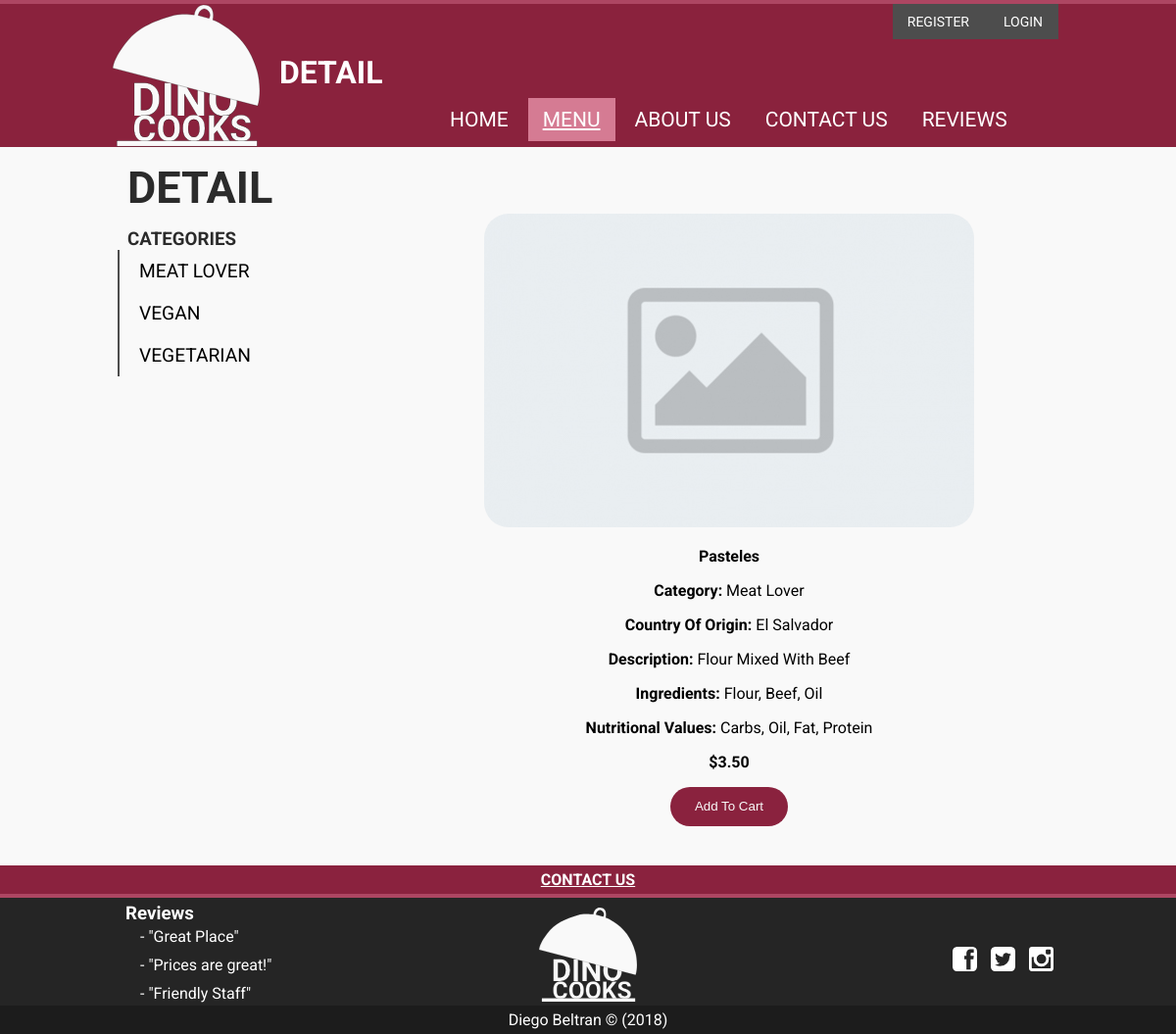
/?page=detail&product_id=3, run on the app's committed database.
### tables this page shows
CREATE TABLE `category` (
  `category_id` int(11) NOT NULL,
  `name` varchar(255) NOT NULL,
  `created_at` datetime NOT NULL DEFAULT current_timestamp()
);

CREATE TABLE `product` (
  `product_id` int(11) NOT NULL,
  `category_id` int(11) DEFAULT NULL,
  `country_of_origin_id` int(11) DEFAULT NULL,
  `product_name` varchar(100) DEFAULT NULL,
  `price` decimal(5,2) DEFAULT NULL,
  `description` mediumtext DEFAULT NULL,
  `more_details` varchar(255) DEFAULT NULL,
  `shipping_availability` tinyint(1) DEFAULT NULL,
  `in_stock` tinyint(1) DEFAULT NULL,
  `re_stock` tinyint(1) DEFAULT NULL,
  `weight` decimal(5,2) DEFAULT NULL,
  `color` varchar(255) DEFAULT NULL,
  `smell` tinyint(1) DEFAULT NULL,
  `image` varchar(255) DEFAULT NULL,
  `calories` int(11) DEFAULT NULL,
  `nutritional_values` varchar(255) DEFAULT NULL,
  `chef` varchar(100) DEFAULT NULL,
  `supplier` varchar(255) DEFAULT NULL,
  `ingredients` varchar(255) DEFAULT NULL,
  `date_made` datetime NOT NULL DEFAULT current_timestamp(),
  `created_at` datetime NOT NULL DEFAULT current_timestamp(),
  `updated_at` datetime DEFAULT NULL
);

CREATE TABLE `country_of_origin` (
  `country_of_origin_id` int(11) NOT NULL,
  `name` varchar(255) NOT NULL,
  `created_at` datetime NOT NULL DEFAULT current_timestamp()
);

### controllers/detail.php (called while the page is built, shortened)
<?php
require APP . '/models/product_model.php';
if(!empty($_GET['product_id'])) {
  $product = getProductDetail($dbh, $_GET['product_id']);
} else {
  header('Location: ?page=services');
}
require APP . '/models/category_model.php';
$categories = getCategories($dbh);
require APP . '/views/detail.php';

### models/category_model.php (called while the page is built, shortened)
<?php
function getCategories($dbh){
  $query = "SELECT
            DISTINCT
            category_id,
            name
            FROM
            category
            JOIN product USING(category_id)
            ORDER BY
            name ASC";
  $stmt = $dbh->prepare($query);
  $stmt->execute();
  return $stmt->fetchAll(PDO::FETCH_ASSOC);
}

### models/product_model.php (called while the page is built, shortened)
<?php
function getProductDetail($dbh, $product_id)
{
  $query = "SELECT
      product.product_id,
      product.product_name,
      category.name AS category,
      country_of_origin.name AS country_of_origin,
      product.price,
      product.description,
      product.more_details,
      product.shipping_availability,
      product.in_stock,
      product.re_stock,
      product.image,
      product.calories,
      product.nutritional_values,
      product.chef,
      product.supplier,
      product.ingredients
  FROM
      product
  JOIN category USING(category_id)
  JOIN country_of_origin USING(country_of_origin_id)
  WHERE product.product_id = :product_id";
	$stmt = $dbh->prepare($query);
	$stmt->bindValue(':product_id', $product_id, PDO::PARAM_INT);
	$stmt->execute();
	return $stmt->fetch(PDO::FETCH_ASSOC);
}

### views/inc/detail_product.inc.php (the view, shortened to what this page needs)
<div id="detail_product">
  <div id="img">
    <a href="?page=detail&product_id=<?=$product['product_id']?>" title="<?=$product['product_name'];?>">
      <img src="\images\default_img.jpg" alt="<?=$product['product_name'];?>" width="500" height="320"/>
    </a>
  </div>
  <div id="detail">
    <p><strong><?=$product['product_name'];?></strong></p>
    <p><strong>category: </strong> <?=$product['category'];?></p>
    <p><strong>country of origin: </strong><?=$product['country_of_origin'];?></p>
    <p><strong>description: </strong><?=$product['description'];?></p>
    <p><strong>ingredients: </strong><?=$product['ingredients'];?></p>
    <p><strong>nutritional values: </strong><?=$product['nutritional_values'];?></p>
    <p><strong>$<?=$product['price'];?></strong></p>
    <p>
      <form action="?page=cart" method="post">
        <button type="submit">add to cart</button>
      </form>
    </p>
  </div>
</div>

### views/inc/category.inc.php
<div id="category">
  <h3 >categories</h3>
  <ul>
    <?php foreach($categories as $category) : ?>
    <li>
      <a href="/?page=services&category_id=<?php echo $category['category_id']?>">
        <?php echo $category['name']?>
      </a>
    </li>
    <?php endforeach; ?>
  </ul>
</div>

### public/styles/stylesheet_desktop.css (style rules this page uses)
div { box-sizing: border-box; }
body { box-sizing: border-box; font-family: 'Roboto', Arial, sans-serif; font-size: 16px; margin: 0; background-color: #f9f9f9; height: auto; }
#wrapper h2, #wrapper h3 { color: #2b2b2b; padding: 10px; padding-top: 15px; padding-bottom: 0; margin: 0; text-transform: uppercase; font-weight: 700; }

### public/styles/stylesheet_menu.css (style rules this page uses)
#category, #products_list { float: left; }
#category { width: 30%; }
.product button, #search_form button, #detail_product button, #confirm button { color: #f9f9f9; display: inline-block; padding: 5px 15px; background: #8A223E; text-decoration: none; border-radius: 25px; border: none; text-align: center; line-height: 30px; width: 120px; text-transform: capitalize; transition: all .3s ease-in-out; }
#category ul { list-style-type: none; overflow: hidden; margin: 0; padding: 0; border-left: 2px solid #4d4d4d; }
#category ul li { font-size: 1.2rem; color: #000; text-transform: uppercase; padding: 10px 0px; transition: all .3s ease-in-out; }
#category a { color: #000; padding: 10px 20px; padding-right: 100px; }
#category a { text-decoration: none; }
#detail_product { width: 100%; height: 100%; margin: 0; text-align: center; }
#detail_product #img, #detail_product #detail { width: 90%; margin: 0 auto; }
#detail_product img { width: 500px; border-radius: 25px; overflow: hidden; }
#detail_product p { text-transform: capitalize; margin-bottom: 5px; text-align: center; }

### public/styles/stylesheet_mobile.css (style rules this page uses)
body { box-sizing: border-box; font-family: 'Roboto', Arial, sans-serif; font-size: 16px; margin: 0; background: linear-gradient(#f9f9f9 1%, #ededed 100%); background-color: #f9f9f9; background: #000; }
body { background-color: rgba(138, 34, 61, 1); }
#wrapper h2, #wrapper h3 { color: #2b2b2b; padding: 10px; padding-top: 15px; padding-bottom: 0; margin: 0; text-transform: uppercase; font-weight: 700; }
.product button, #search_form button, #detail_product button, #confirm button { color: #f9f9f9; display: inline-block; padding: 5px 15px; background: #8A223E; text-decoration: none; border-radius: 25px; border: none; text-align: center; line-height: 30px; width: 120px; text-transform: capitalize; transition: all .3s ease-in-out; }
#category, #products_list { float: left; }
#category { width: 30%; }

### public/styles/stylesheet_print.css (style rules this page uses)
body { font-family: 'Roboto', Arial, sans-serif; }

### data on the page
category: name "MEAT LOVER"
category: name "VEGAN"
category: name "VEGETARIAN"
product: product_name "Pasteles", category.name "Meat Lover", country_of_origin.name "El Salvador", description "Flour Mixed With Beef", ingredients "Flour, Beef, Oil", nutritional_values "Carbs, Oil, Fat, Protein", price "3.50"

### other printed values
$title "DETAIL"
